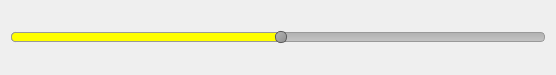
<?xml version="1.0" encoding="UTF-8"?>
<ui version="4.0">
 <class>estadoReprodutor</class>
 <widget class="QWidget" name="estadoReprodutor">
  <property name="geometry">
   <rect>
    <x>0</x>
    <y>0</y>
    <width>556</width>
    <height>75</height>
   </rect>
  </property>
  <property name="minimumSize">
   <size>
    <width>0</width>
    <height>75</height>
   </size>
  </property>
  <property name="maximumSize">
   <size>
    <width>16777215</width>
    <height>75</height>
   </size>
  </property>
  <property name="windowTitle">
   <string>Form</string>
  </property>
  <property name="autoFillBackground">
   <bool>true</bool>
  </property>
  <property name="styleSheet">
   <string notr="true"/>
  </property>
  <layout class="QGridLayout" name="gridLayout">
   <item row="0" column="0">
    <widget class="QSlider" name="progresso">
     <property name="styleSheet">
      <string notr="true">QSlider::groove:horizontal {
    border: 1px solid #999999;
    height: 8px; /* the groove expands to the size of the slider by default. by giving it a height, it has a fixed size */
    background: qlineargradient(x1:0, y1:0, x2:0, y2:1, stop:0 #B1B1B1, stop:1 #c4c4c4);
    border-radius: 4px;
    margin: 2px 0;
}

QSlider::sub-page:qlineargradient {
    border: 1px solid #999999;
    height: 8px; /* the groove expands to the size of the slider by default. by giving it a height, it has a fixed size */
  	background: yellow;
    border-radius: 4px;
    margin: 2px 0;
}

QSlider::handle:horizontal {
    background: qlineargradient(x1:0, y1:0, x2:1, y2:1, stop:0 #b4b4b4, stop:1 #8f8f8f);
    border: 1px solid #5c5c5c;
    width: 10px;
    margin: -2px 0; /* handle is placed by default on the contents rect of the groove. Expand outside the groove */
    border-radius: 5px;
}</string>
     </property>
     <property name="maximum">
      <number>99</number>
     </property>
     <property name="value">
      <number>50</number>
     </property>
     <property name="orientation">
      <enum>Qt::Horizontal</enum>
     </property>
    </widget>
   </item>
  </layout>
 </widget>
 <resources/>
 <connections/>
</ui>
